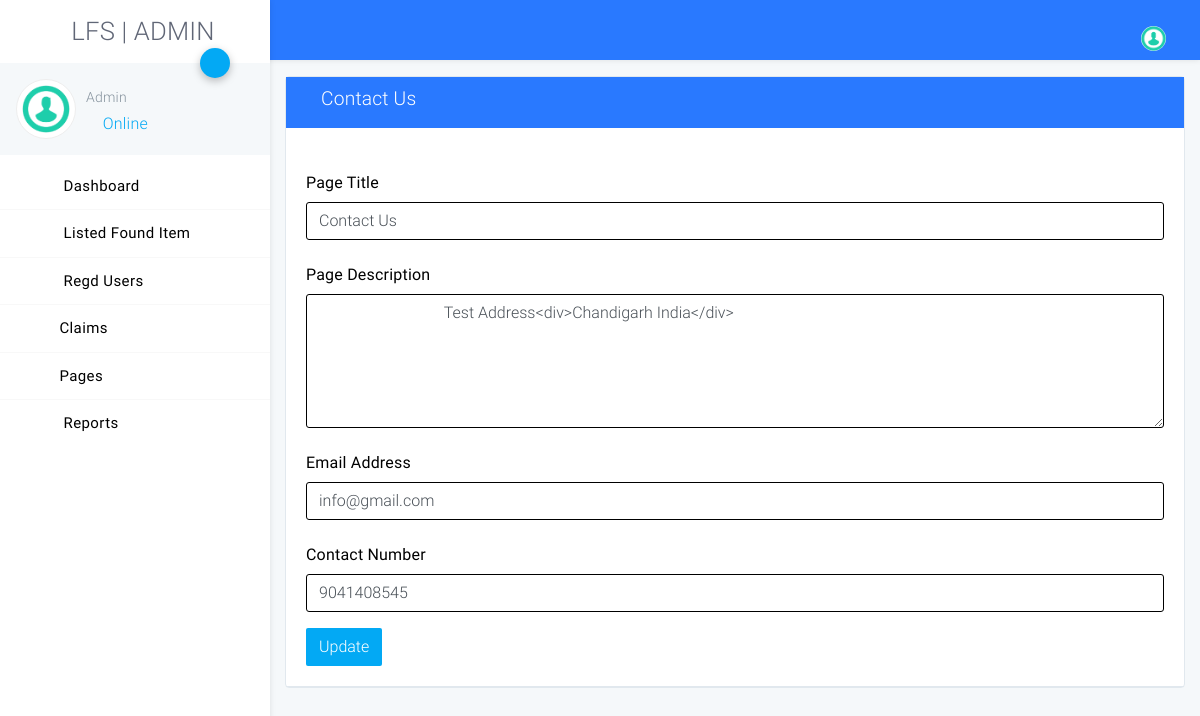
The page /lostfound/admin/contact-us.php (signed in) on the database its author committed.
### tables this page shows
CREATE TABLE `tblpage` (
  `ID` int(10) NOT NULL,
  `PageType` varchar(120) DEFAULT NULL,
  `PageTitle` varchar(200) DEFAULT NULL,
  `PageDescription` mediumtext DEFAULT NULL,
  `Email` varchar(120) DEFAULT NULL,
  `MobileNumber` bigint(10) DEFAULT NULL,
  `UpdationDate` timestamp NULL DEFAULT NULL ON UPDATE current_timestamp()
);

### lostfound/admin/contact-us.php (the view, shortened to what this page needs)
<?php
include('includes/dbconnection.php');
if (strlen($_SESSION['lfsaid']==0)) {
  header('location:logout.php');
  } else{
?>
<!DOCTYPE html>
<html lang="zxx">
<head>
    <link rel="stylesheet" href="assets/css/app.css">
</head>
<body class="light">
<div id="app">
<?php include_once('includes/sidebar.php');?>
<?php include_once('includes/header.php');?>
    <div class="page has-sidebar-left">
    <div class="animatedParent animateOnce">
        <div class="container-fluid my-3">
            <div class="row">
                <div class="col-md-12">
                    <div class="card">
                       <header class="blue accent-3 relative">
        <div class="container-fluid text-white">
            <div class="row p-t-b-10 ">
                <div class="col">
                    <h4>
                        <i class="icon-package"></i>
                        Contact Us
                    </h4>
                </div>
            </div>
        </div>
    </header>
                        <div class="card-body b-b">
                            <form method="post">
  <?php
$ret=mysqli_query($con,"select * from  tblpage where PageType='contactus'");
while ($row=mysqli_fetch_array($ret)) {
?>
                                <div class="form-row">
                                    <div class="form-group col-md-12">
                                        <label for="inputEmail4" class="col-form-label">Page Title</label>
                                        <input type="text" name="pagetitle" id="pagetitle" value="<?php  echo $row['PageTitle'];?>" class="form-control" required='true'>
                                    </div>
                                    <div class="form-group col-md-12">
                                        <label for="inputPassword4" class="col-form-label">Page Description</label>
                                       <textarea name="pagedes" id="pagedes" rows="5" class="form-control">
        <?php  echo $row['PageDescription'];?></textarea>
                                    </div>
                                    <div class="form-group col-md-12">
                                        <label for="inputEmail4" class="col-form-label">Email Address</label>
                                        <input type="email" name="email" id="email" value="<?php  echo $row['Email'];?>" class="form-control" required='true'>
                                    </div>
                                    <div class="form-group col-md-12">
                                        <label for="inputEmail4" class="col-form-label">Contact Number</label>
                                        <input type="text" name="mobnum" id="mobnum" value="<?php  echo $row['MobileNumber'];?>" class="form-control" required='true' maxlength="10" pattern='[0-9]+'>
                                    </div>
                                </div>
                               <?php } ?>
                                <button type="submit" name="submit" class="btn btn-primary">Update</button>
                            </form>
                        </div>
                    </div>
                </div>
            </div>
        </div>
    </div>
</div>
</div>
</body>
</html>
<?php } ?>

### lostfound/admin/includes/sidebar.php (shortened to what this page needs)
<?php
include('includes/dbconnection.php');
  ?>
<aside class="main-sidebar fixed offcanvas shadow">
    <section class="sidebar">
        <div class="w-110px mt-3 mb-3 ml-3">
 <h2 align="center"> LFS | ADMIN</h2>
        </div>
        <div class="relative">
            <a data-toggle="collapse" href="#userSettingsCollapse" role="button" aria-expanded="false"
               aria-controls="userSettingsCollapse" class="btn-fab btn-fab-sm fab-right fab-top btn-primary shadow1 ">
                <i class="icon icon-cogs"></i>
            </a>
            <div class="user-panel p-3 light mb-2">
                <div>
                    <div class="float-left image">
                        <img class="user_avatar" src="assets/img/dummy/image.png" alt="User Image">
                    </div>
                    <div class="float-left info">
                        <?php
$aid=$_SESSION['lfsaid'];
$ret=mysqli_query($con,"select AdminName from tbladmin where ID='$aid'");
$row=mysqli_fetch_array($ret);
$name=$row['AdminName'];
?>
                        <h6 class="font-weight-light mt-2 mb-1"><?php echo $name; ?></h6>
                        <a href="#"><i class="icon-circle text-primary blink"></i> Online</a>
                    </div>
                </div>
                <div class="clearfix"></div>
            </div>
        </div>
        <ul class="sidebar-menu">
            <li class="treeview"><a href="dashboard.php">
                <i class="icon icon-sailing-boat-water purple-text s-18"></i> <span>Dashboard</span>
            </a></li>
            <li class="treeview"><a href="listed-fitems.php">
                <i class="icon icon-document light-green-text s-18"></i> <span>Listed Found Item</span>
            </a>
            </li>
              <li class="treeview"><a href="total-regusers.php">
                <i class="icon icon-user purple-text s-18"></i> <span>Regd Users</span>
            </a></li>
            <li class="treeview"><a href="#"><i class="icon icon-documents3 text-blue s-18"></i>Claims<i
                    class="icon icon-angle-left s-18 pull-right"></i></a>
            </li>
            <li class="treeview"><a href="#"><i class="icon icon-documents3 text-blue s-18"></i>Pages<i
                    class="icon icon-angle-left s-18 pull-right"></i></a>
            </li>
            <li class="treeview no-b"><a href="#">
                <i class="icon icon-package light-green-text s-18"></i>
            Reports<i
                    class="icon icon-angle-left s-18 pull-right"></i>
            </a>
            </li>
        </ul>
    </section>
</aside>

### rows shown on the page
tblpage: pagetitle "Contact Us", pagedes "Test Address<div>Chandigarh India</div>", email "info@gmail.com", mobnum "9041408545"

### other values the page prints
$name "Admin"
